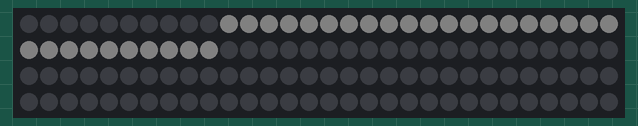
This sketch was run on a simulated Arduino Uno, built with avr-gcc and run on an emulated ATmega328P. Shown: 120 RGB LEDs in strip order, left to right, continuing on the next row. Dim RGB values are drawn brighter than linear.

Above: at 39.39 s.

The sketch:

hit_that_jive.ino
```cpp
#include <Adafruit_NeoPixel.h>

#define PIN 6
#define NUM_PIXELS 120

Adafruit_NeoPixel strip = Adafruit_NeoPixel(NUM_PIXELS, PIN);

int delayval = 15; // delay for half a second

void setup() {
  strip.begin();
  strip.show();
}

void loop() {
  for (int i = 10; i < 40; i++) {
    strip.setPixelColor(i, strip.Color(5, 5, 5));
    strip.show();
    delay(delayval);
  }
  for (int i = 40; i >= 10; i--) {
    strip.setPixelColor(i, strip.Color(0, 0, 0));
    strip.show();
    delay(delayval);
  }
  for (int i = 10; i >= 0; i--) {
    strip.setPixelColor(i, strip.Color(5, 5, 5));
    strip.show();
    delay(delayval);
  }
  for (int i = 0; i < 10; i++) {
    strip.setPixelColor(i, strip.Color(0, 0, 0));
    strip.show();
    delay(delayval);
  }
  for (int i = 10; i < 30; i++) {
    strip.setPixelColor(i, strip.Color(5, 5, 5));
    strip.show();
    delay(delayval);
  }
  clearStrip();
}

void clearStrip() {
  for (int i = 0; i < NUM_PIXELS; i++) {
    strip.setPixelColor(i, strip.Color(0, 0, 0));
  }
  strip.show();
}

void splash(int center, int radius, uint32_t color) {
  for (int i = 0; i < radius; i++) {
    if (center+i > NUM_PIXELS) strip.setPixelColor(center + i, color);
    if (center-i < 0) strip.setPixelColor(center - i, color);
    strip.show();
  }
}
```
